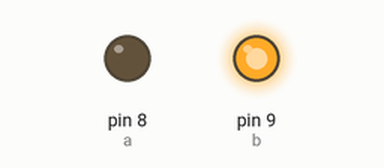
The sketch below on a simulated Arduino Uno, built with avr-gcc and run on an emulated ATmega328P. Parts: output pins drawn as LEDs (lit = HIGH).

Above: at 0.1 s.
Timing chart, 0 to 1.6 s (numbered marks = the images above):
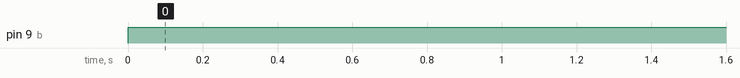

Measured:
- by itself, pin 9 (b): LOW → HIGH at 0.00 s

The sketch:

pump_speed_control.ino
```cpp
int a = 8;
int b = 9;
void setup() {
  // put your setup code here, to run once:
  pinMode(8,OUTPUT);
  pinMode(9,OUTPUT);
}

void loop() {
  // put your main code here, to run repeatedly:
    digitalWrite(a,LOW);
    digitalWrite(b,HIGH);
}
```
